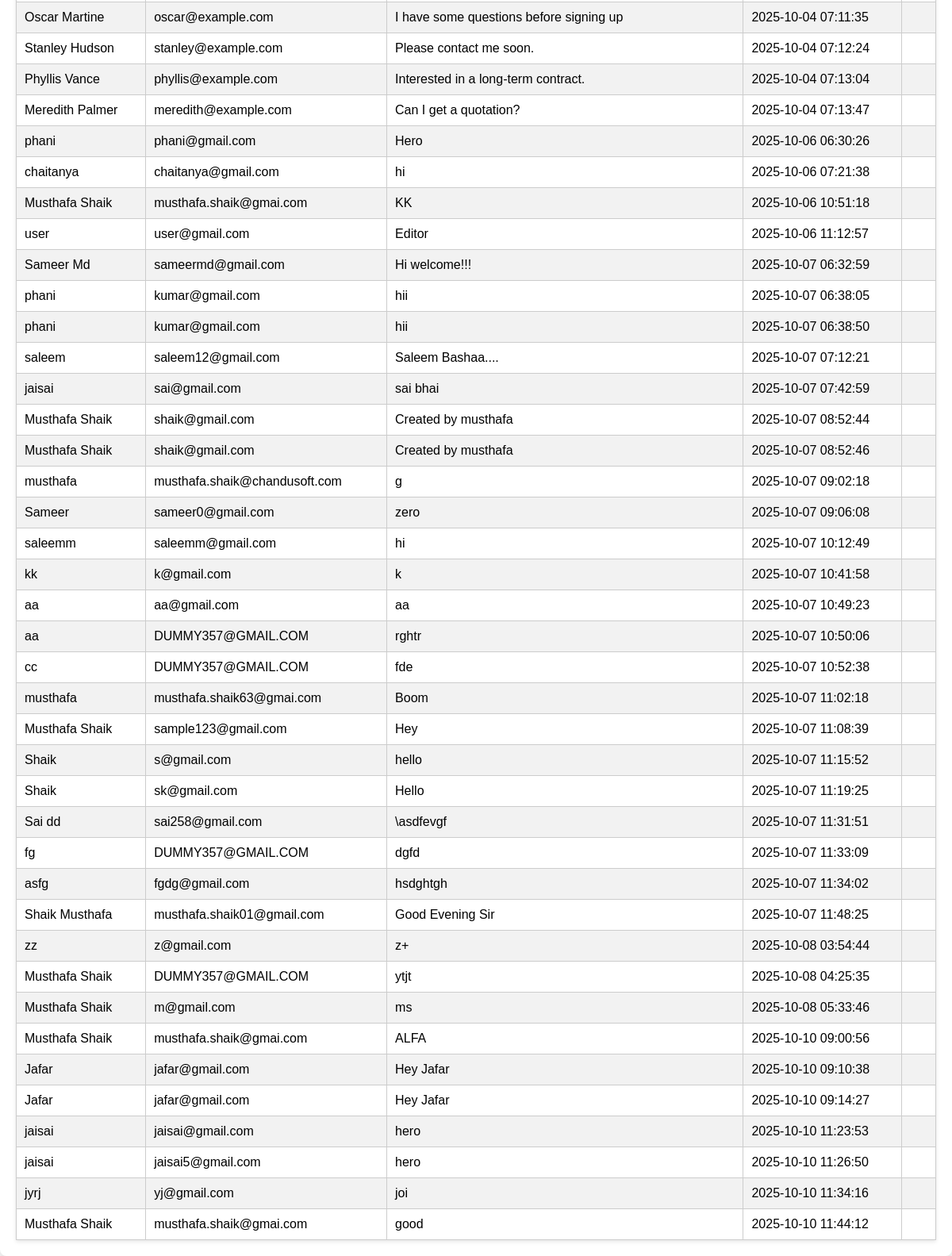
The page /admin/admin-leads.php (signed in, lower part) on the database as committed earlier.
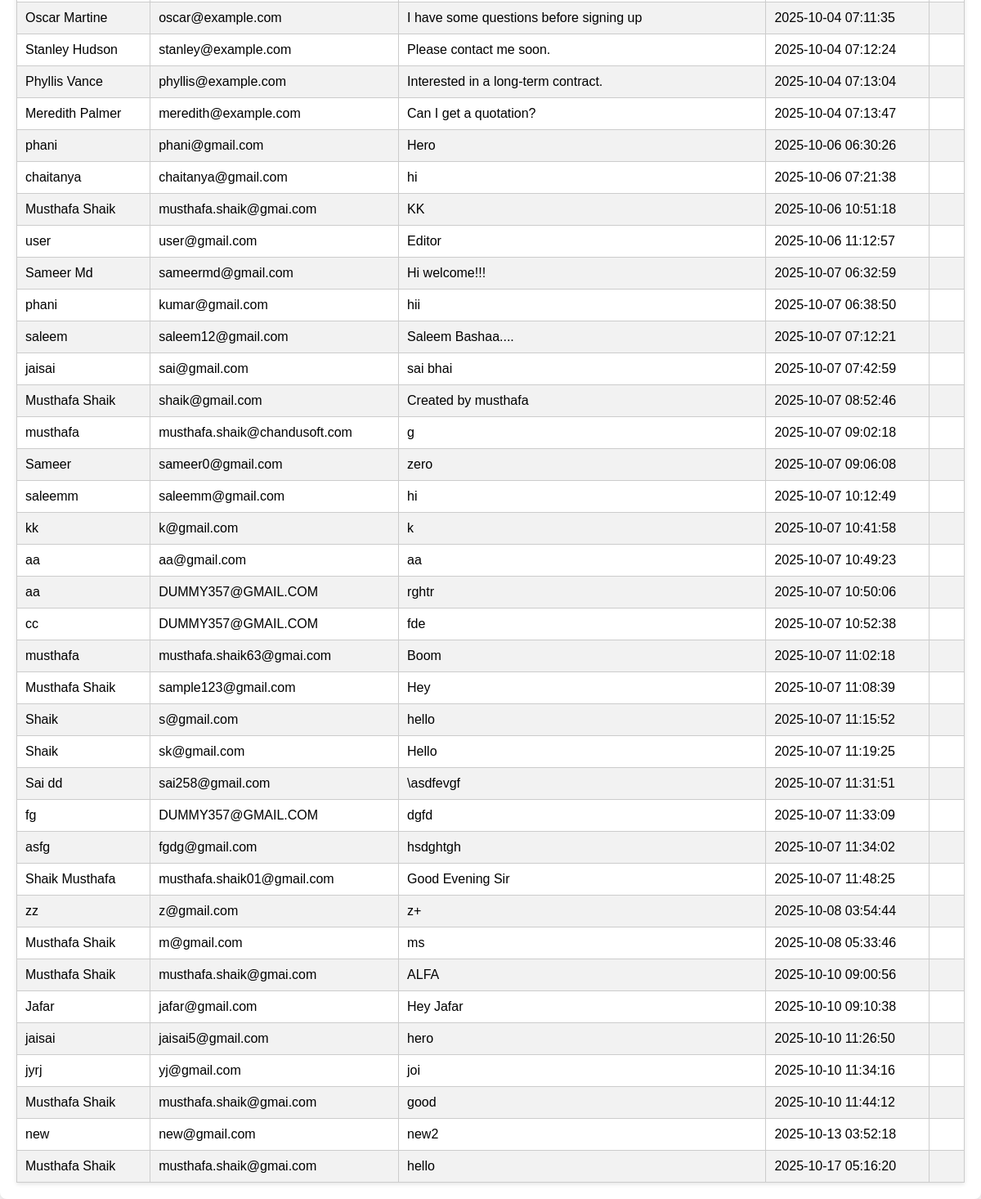
The same page on the database as committed later.
### tables this page shows
CREATE TABLE `leads` (
  `id` int unsigned NOT NULL AUTO_INCREMENT,
  `name` varchar(100) NOT NULL,
  `email` varchar(100) NOT NULL,
  `message` text NOT NULL,
  `created_at` timestamp NULL DEFAULT CURRENT_TIMESTAMP,
  `IP` varchar(45) DEFAULT NULL,
  PRIMARY KEY (`id`)
);

### admin/admin-leads.php (the view, shortened to what this page needs)
    <?php
$host = 'localhost';
$dbUser = 'root';
$dbPass = '';
$dbName = 'chandusoft';
$conn = new mysqli($host, $dbUser, $dbPass, $dbName);
$search = $_GET['search'] ?? '';
$search = trim($search);
if ($search !== '') {
    $stmt = $conn->prepare("SELECT * FROM leads WHERE id LIKE ? OR name LIKE ? OR email LIKE ? OR message LIKE ? ORDER BY id ASC");
    $likeSearch = "%$search%";
    $stmt->bind_param("ssss", $likeSearch, $likeSearch, $likeSearch, $likeSearch);
    $stmt->execute();
    $resultLatest = $stmt->get_result();
} else {
    $resultLatest = $conn->query("SELECT * FROM leads ORDER BY id ASC");
}
?>
<!DOCTYPE html>
<html>
<head>
</head>
<body>
<div class="content">
    <table>
        <?php while($row = $resultLatest->fetch_assoc()): ?>
        <tr>
            <td><?= htmlspecialchars($row['name']) ?></td>
            <td><?= htmlspecialchars($row['email']) ?></td>
            <td><?= htmlspecialchars($row['message']) ?></td>
            <td><?= htmlspecialchars($row['created_at']) ?></td>
            <td><?= !empty($row['IP']) ? htmlspecialchars($row['IP']) : '' ?></td>
        </tr>
        <?php endwhile; ?>
    </table>
</div>
</body>
</html>

Rows that differ between the two databases and show on the page:
removed leads: name "phani", email "kumar@gmail.com", message "hii", created_at "2025-10-07 06:38:05"
removed leads: name "Musthafa Shaik", email "shaik@gmail.com", message "Created by musthafa", created_at "2025-10-07 08:52:44"
removed leads: name "Musthafa Shaik", email "DUMMY357@GMAIL.COM", message "ytjt", created_at "2025-10-08 04:25:35"
removed leads: name "Jafar", email "jafar@gmail.com", message "Hey Jafar", created_at "2025-10-10 09:14:27"
removed leads: name "jaisai", email "jaisai@gmail.com", message "hero", created_at "2025-10-10 11:23:53"
added leads: name "new", email "new@gmail.com", message "new2", created_at "2025-10-13 03:52:18"
added leads: name "Musthafa Shaik", email "musthafa.shaik@gmai.com", message "hello", created_at "2025-10-17 05:16:20"
